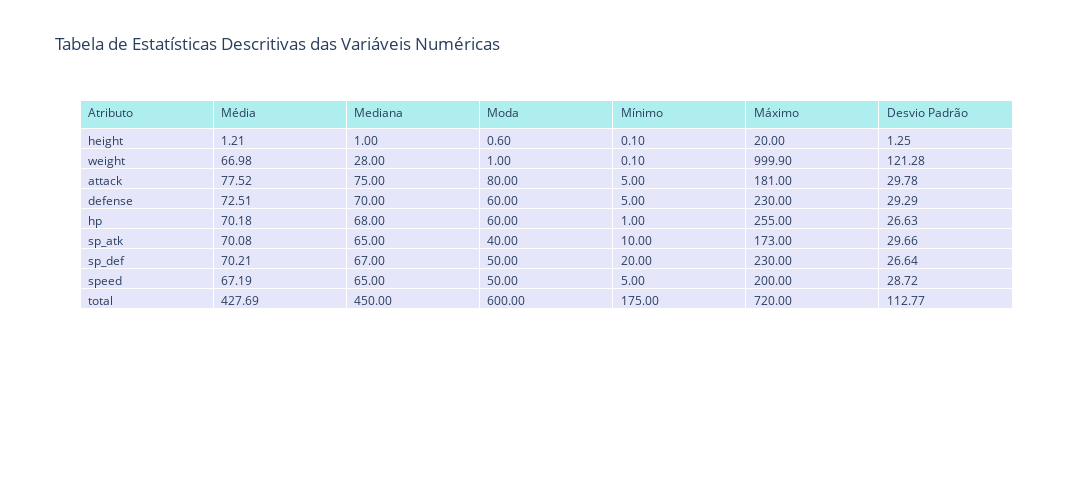

Notebook source saved alongside this figure:
### Markdown cell above
Nessa sessão serão realizada análises descritivas que  ajudam a entender o comportamento geral dos dados e as relações entre atributos.

    - Distribuição estatística das variáveis numéricas
    - Histograma e boxplot por atributos
    - Tipos de Pokémon mais comuns
    - Matriz de correlação entre atributos numéricos
    - Análise por combinação de tipos
    - Quantidade de locais por Pokémon
    - Análise de habilidades

### Code cell
import numpy as np
from scipy import stats

# Seleciona as colunas numéricas
numeric_cols = ['height', 'weight', 'attack', 'defense', 'hp', 'sp_atk', 'sp_def', 'speed', 'total']

# Calcula as estatísticas manualmente
stats_dict = {
    "Média": [df[col].mean() for col in numeric_cols],
    "Mediana": [df[col].median() for col in numeric_cols],
    "Moda": [stats.mode(df[col], nan_policy='omit').mode.item() for col in numeric_cols],
    "Mínimo": [df[col].min() for col in numeric_cols],
    "Máximo": [df[col].max() for col in numeric_cols],
    "Desvio Padrão": [df[col].std() for col in numeric_cols]
}

# Cria a tabela com plotly
fig = go.Figure(data=[go.Table(
    header=dict(values=["Atributo"] + list(stats_dict.keys()), fill_color='paleturquoise', align='left'),
    cells=dict(values=[
        numeric_cols,
        stats_dict["Média"],
        stats_dict["Mediana"],
        stats_dict["Moda"],
        stats_dict["Mínimo"],
        stats_dict["Máximo"],
        stats_dict["Desvio Padrão"]
    ], fill_color='lavender', align='left', format=[None] + [".2f"]*6)
)])

fig.update_layout(
    width=1200,
    height=500,
    title="Tabela de Estatísticas Descritivas das Variáveis Numéricas"
)

# Salvar a tabela como imagem na pasta ./charts
os.makedirs('./charts', exist_ok=True)
os.makedirs('./charts/descritive', exist_ok=True)
fig.write_image('./charts/descritive/estatisticas_descritivas_pokemon.png')

fig.show()

### Figure 1 — Plotly figure (JSON) as saved in the notebook; plotly's stock layout.template omitted (floating-point values rounded to 4 significant figures)
{"data": [{"cells": {"align": "left", "fill": {"color": "lavender"}, "format": [null, ".2f", ".2f", ".2f", ".2f", ".2f", ".2f"], "values": [["height", "weight", "attack", "defense", "hp", "sp_atk", "sp_def", "speed", "total"], [1.212, 66.98, 77.52, 72.51, 70.18, 70.08, 70.21, 67.19, 427.7], [1, 28, 75, 70, 68, 65, 67, 65, 450], [0.6, 1, 80, 60, 60, 40, 50, 50, 600], [0.1, 0.1, 5, 5, 1, 10, 20, 5, 175], [20, 999.9, 181, 230, 255, 173, 230, 200, 720], [1.248, 121.3, 29.78, 29.29, 26.63, 29.66, 26.64, 28.72, 112.8]]}, "header": {"align": "left", "fill": {"color": "paleturquoise"}, "values": ["Atributo", "Média", "Mediana", "Moda", "Mínimo", "Máximo", "Desvio Padrão"]}, "type": "table"}], "layout": {"height": 500, "title": {"text": "Tabela de Estatísticas Descritivas das Variáveis Numéricas"}, "width": 1200}}
